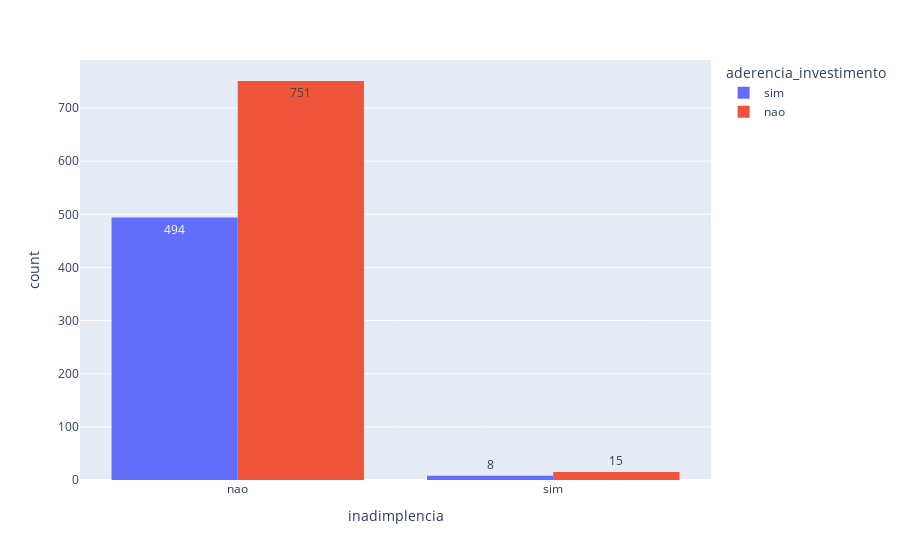

Notebook source saved alongside this figure:
### Markdown cell above
### Inadimplência

Podemos identificar que existem poucos valores "sim" e muitos valores "não" e há uma grande diferença proporcional nos valores de "não". Para o valor "sim", a proporção dos dados é bem próxima, mas com poucos valores de "sim".

### Code cell
px.histogram(dados, x='inadimplencia', text_auto=True, color='aderencia_investimento', barmode='group')

### Figure 1 — Plotly figure (JSON) as saved in the notebook; plotly's stock layout.template omitted (floating-point values rounded to 4 significant figures; data arrays with more than 128 entries replaced by an {"elided": "..."} marker saying what was removed)
{"data": [{"alignmentgroup": "True", "bingroup": "x", "hovertemplate": "aderencia_investimento=sim<br>inadimplencia=%{x}<br>count=%{y}<extra></extra>", "legendgroup": "sim", "marker": {"color": "#636efa", "pattern": {"shape": ""}}, "name": "sim", "offsetgroup": "sim", "orientation": "v", "showlegend": true, "texttemplate": "%{value}", "type": "histogram", "x": {"elided": "502 str values"}, "xaxis": "x", "yaxis": "y"}, {"alignmentgroup": "True", "bingroup": "x", "hovertemplate": "aderencia_investimento=nao<br>inadimplencia=%{x}<br>count=%{y}<extra></extra>", "legendgroup": "nao", "marker": {"color": "#EF553B", "pattern": {"shape": ""}}, "name": "nao", "offsetgroup": "nao", "orientation": "v", "showlegend": true, "texttemplate": "%{value}", "type": "histogram", "x": {"elided": "766 str values"}, "xaxis": "x", "yaxis": "y"}], "layout": {"barmode": "group", "legend": {"title": {"text": "aderencia_investimento"}, "tracegroupgap": 0}, "margin": {"t": 60}, "xaxis": {"anchor": "y", "domain": [0, 1], "title": {"text": "inadimplencia"}}, "yaxis": {"anchor": "x", "domain": [0, 1], "title": {"text": "count"}}}}
